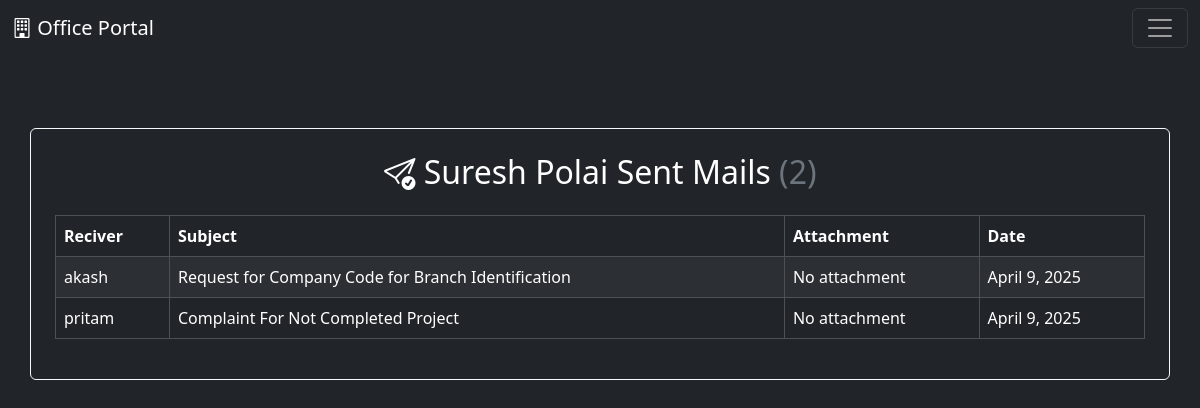
The page /send-mail-to/ (signed in) on the database its author committed.
### home/models.py (models this page shows, shortened)
class Mail(models.Model):
    names = models.ForeignKey(User, on_delete=models.CASCADE)
    user_name = models.CharField(max_length=500)
    subject = models.CharField(max_length=1000)
    text = models.CharField(max_length=5000)
    files = models.FileField(upload_to='pdf/', blank=True, null=True)
    text_time = models.DateField(default=timezone.now)

### home/views.py (the view)
# urls.py: path('send-mail-to/', views.ownMailSendPageFunction, name='sendUs'),
def ownMailSendPageFunction(request):
    mails = Mail.objects.filter(user_name = request.user.username)
    user_data = User.objects.get(username = request.user.username)
    first = user_data.first_name + ' ' + user_data.last_name
    for mail in mails:
        one_month_later = mail.text_time + relativedelta(months=1)
        print(mail.text_time + relativedelta(months=1))
        if mail.text_time > one_month_later:
            mail.delete()
    context = {
        'check' : 2,
        'u_name' : first,
        'mail' : mails,
        'ct_mail' : mails.count()
    }
    return render(request, 'mail.html', context)

### home/navbar.py (called while the page is built)
def NavbarFunction(request):
    if request.user.is_authenticated:
        User_Profile = Profile.objects.get(name = request.user.id)
        return {
            "Category" : User_Profile.user_category,
        }
    return {
        "Category" : "Employee",
    }

### templates/mail.html (shortened to what this page needs)
{% extends 'base.html' %}
{% block body %}
<div class="container mt-5 border border-light rounded p-4 bg-dark text-white" style="position: relative; top: 10vh;">
    {% if check == 1 %}
        <h2 class="text-center mb-4"><i class="bi bi-inbox" style="position: relative; top: 2px;"></i> {{ u_name }} InBox <span class="text-secondary">({{ ct_mail }})</span></h2>
    {% elif check == 2 %}
        <h2 class="text-center mb-4"><i class="bi bi-send-check" style="position: relative; top: 2px;"></i> {{ u_name }} Sent Mails <span class="text-secondary">({{ ct_mail }})</span></h2>
    {% endif %}
    <table class="table table-bordered table-striped table-dark">
        <thead class="thead-light">
            <tr>
                {% if check == 1 %}
                    <th>Sender</th>
                {% elif check == 2 %}
                    <th>Reciver</th>
                {% endif %}
                <th>Subject</th>
                <th>Attachment</th>
                <th>Date</th>
            </tr>
        </thead>
        <tbody>
            {% if mail %}
                {% for i in mail %}
                    <tr>
                        {% if check == 1 %}
                            <td>{{ i.user_name }}</td>
                        {% elif check == 2 %}
                            <td>{{ i.names }}</td>
                        {% endif %}
                        <td><a class="a-none" href="{% url 'MailOpen' i.id check %}">{{ i.subject }}</a></td>
                        <td>
                            {% if i.files %}
                                <a href="/media/{{ i.files }}" target="_blank" class="text-warning text-decoration-none ">Download PDF</a>
                            {% else %}
                                No attachment
                            {% endif %}
                        </td>
                        <td>{{ i.text_time }}</td>
                    </tr>
                {% endfor %}
            {% else %}
                <tr>
                    <td colspan="4" class="text-center text-warning">No mails available yet.</td>
                </tr>
            {% endif %}
        </tbody>
    </table>
</div>
{% endblock %}

### templates/mail.html (style rules this page uses)
.a-none { color: white; text-decoration: none; }

### rows shown on the page
Mail: names "akash", subject "Request for Company Code for Branch Identification", files "No attachment", text_time "April 9, 2025"
Mail: names "pritam", subject "Complaint For Not Completed Project", files "No attachment", text_time "April 9, 2025"

### other values the page prints
{{ u_name }} "Suresh Polai"
{{ ct_mail }} "2"
